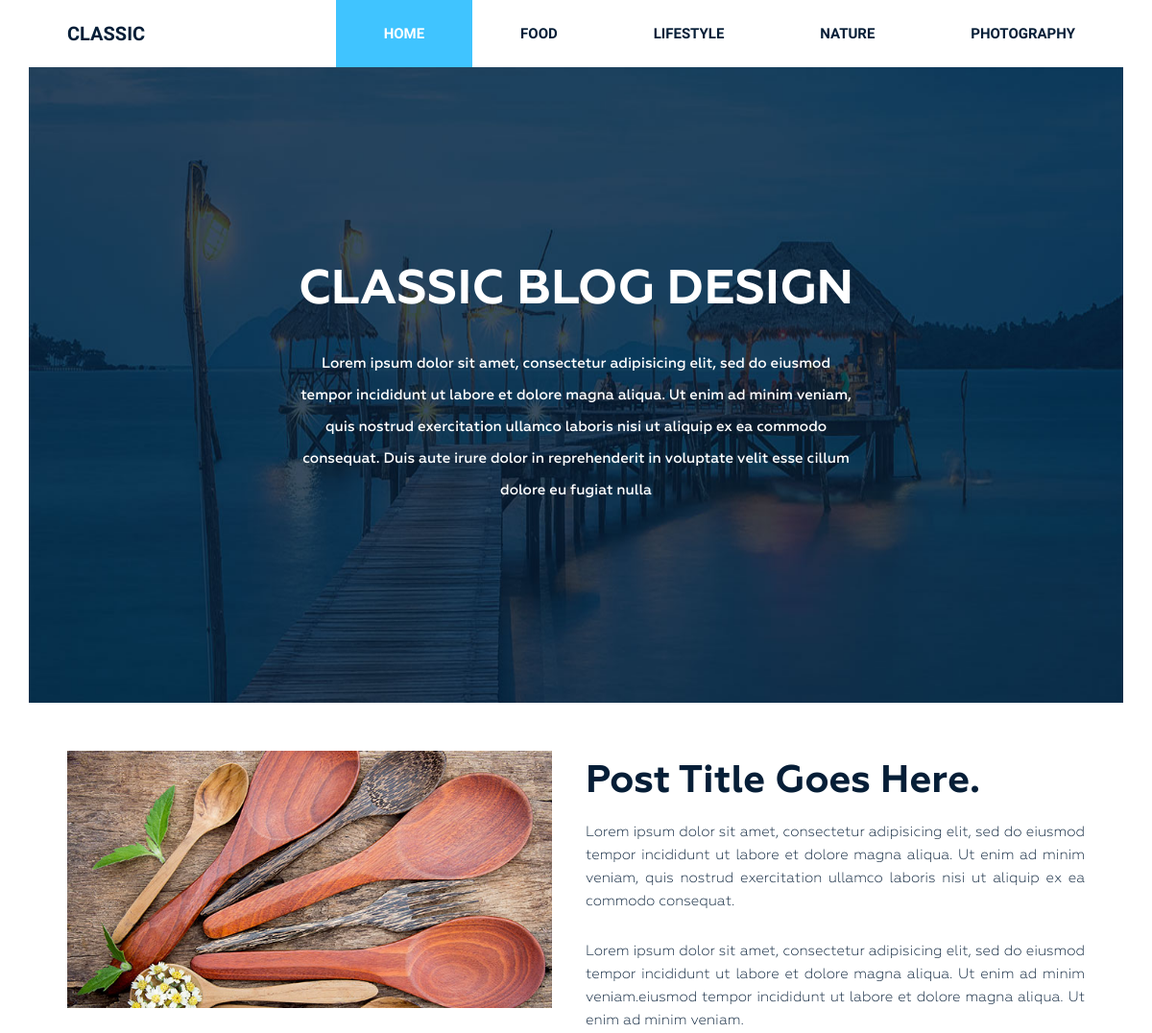
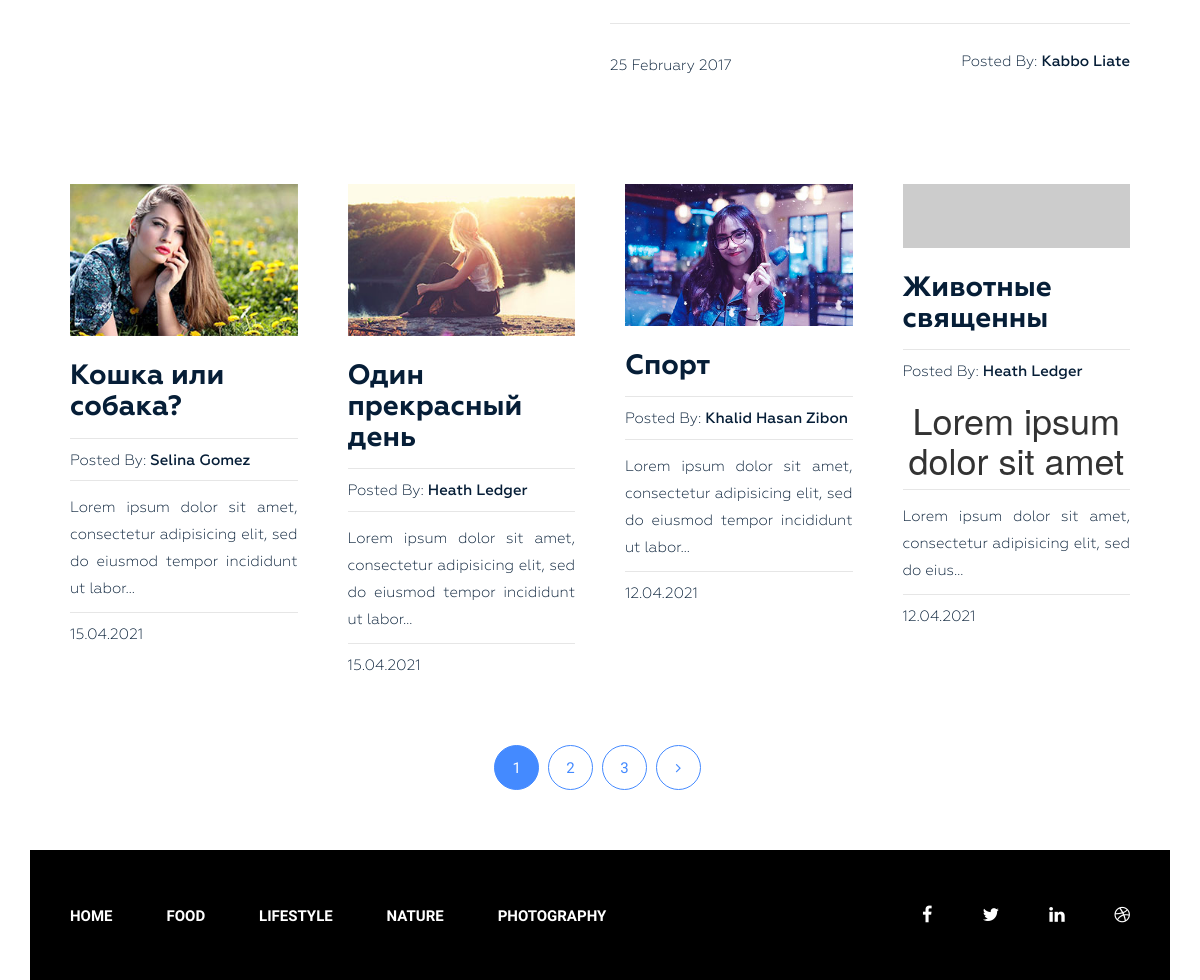
The page / on the database its author committed (2 pictures, top to bottom).
### blog/models.py (models this page shows, shortened)
class Category(models.Model):
    title = models.CharField(max_length=255)
    slug = models.SlugField(max_length=255, verbose_name='Url', unique=True)
    def get_absolute_url(self):
        return reverse('category', kwargs={'slug': self.slug})
    class Meta:
        verbose_name = 'Категория(ю)'
        verbose_name_plural = 'Категории'
        ordering = ['title']

class Post(models.Model):
    title = models.CharField(max_length=255)
    slug = models.SlugField(max_length=255, verbose_name='Url', unique=True)
    author = models.CharField(max_length=100)
    content = models.TextField(blank=True)
    created_at = models.DateTimeField(auto_now_add=True, verbose_name='Опубликовано')
    photo = models.ImageField(upload_to='photos/%Y/%m/%d/', blank=True)
    views = models.IntegerField(default=0, verbose_name='Кол-во просмотров')
    category = models.ForeignKey(Category, on_delete=models.PROTECT, related_name='posts')
    tags = models.ManyToManyField(Tag, blank=True, related_name='posts')
    def get_absolute_url(self):
        return reverse('post', kwargs={'slug': self.slug})
    class Meta:
        verbose_name = 'Статья(ю)'
        verbose_name_plural = 'Статьи'
        ordering = ['-created_at']

### blog/views.py (the view)
# urls.py: path('', Home.as_view(), name='home'),
class Home(ListView):
    model = Post
    template_name = 'blog/index.html'
    context_object_name = 'posts'
    paginate_by = 4
    def get_context_data(self, *, object_list=None, **kwargs):
        context = super().get_context_data(**kwargs)
        context['title'] = 'Classic Blog Design'
        return context

### blog/templatetags/menu.py (called while the page is built)
@register.inclusion_tag('blog/menu_tpl.html')
def show_menu(menu_class='menu'):
    categories = Category.objects.all()
    return {"categories": categories, "menu_class": menu_class}

### blog/templates/blog/index.html (shortened to what this page needs)
{% extends 'base.html' %}
{% load static %}
{% block content %}
    <section class="bg-text-area">
        <div class="container">
            <div class="row">
                <div class="col-md-12">
                    <div class="bg-text">
                        <h3>Classic BLOG Design</h3>
                        <p>Lorem ipsum dolor sit amet, consectetur adipisicing elit, sed do eiusmod tempor incididunt ut
                            labore et dolore magna aliqua. Ut enim ad minim veniam, quis nostrud exercitation ullamco
                            laboris nisi ut aliquip ex ea commodo consequat. Duis aute irure dolor in reprehenderit in
                            voluptate velit esse cillum dolore eu fugiat nulla </p>
                    </div>
                </div>
            </div>
        </div>
    </section>
    <section class="blog-post-area">
        <div class="container">
            <div class="row">
                <div class="blog-post-area-style">
                    <div class="col-md-12">
                        <div class="single-post-big">
                            <div class="big-image">
                                <img src="{% static 'img/post-image1.jpg' %}" alt="">
                            </div>
                            <div class="big-text">
                                <h3><a href="#">Post Title Goes Here.</a></h3>
                                <p>Lorem ipsum dolor sit amet, consectetur adipisicing elit, sed do eiusmod tempor
                                    incididunt ut labore et dolore magna aliqua. Ut enim ad minim veniam, quis nostrud
                                    exercitation ullamco laboris nisi ut aliquip ex ea commodo consequat.</p>
                                <p>Lorem ipsum dolor sit amet, consectetur adipisicing elit, sed do eiusmod tempor
                                    incididunt ut labore et dolore magna aliqua. Ut enim ad minim veniam.eiusmod tempor
                                    incididunt ut labore et dolore magna aliqua. Ut enim ad minim veniam.</p>
                                <h4><span class="date">25 February 2017</span><span class="author">Posted By: <span
                                        class="author-name">Kabbo Liate</span></span>
                                </h4>
                            </div>
                        </div>
                    </div>
                    {% for post in posts %}
                        <div class="col-md-3">
                            <div class="single-post">
                                {% if post.photo %}
                                    <img src="{{ post.photo.url }}" alt="{{ post.title }}">
                                {% else %}
                                    <img src="https://picsum.photos/id/1060/300/201/?blur=2" alt="{{ post.title }}">
                                {% endif %}
                                <h3><a href="{{ post.get_absolute_url }}">{{ post.title }}</a></h3>
                                <h4><span>Posted By: <span class="author-name">{{ post.author }}</span></span>
                                </h4>
                                {{ post.content|truncatechars_html:100|safe }}
                                <h4><span>{{ post.created_at|date:"d.m.Y" }}</span></h4>
                            </div>
                        </div>
                    {% endfor %}
                </div>
            </div>
        </div>
        {% if page_obj.has_other_pages %}
            <div class="pegination">
                <div class="nav-links">
                    {% for p in page_obj.paginator.page_range %}
                        {% if page_obj.number == p %}
                            <span class="page-numbers current">{{ p }}</span>
                        {% elif p > page_obj.number|add:-3 and p < page_obj.number|add:3 %}
                            <a class="page-numbers" href="?page={{ p }}">{{ p }}</a>
                        {% endif %}
                    {% endfor %}
                    {% if page_obj.has_next %}
                        <a class="page-numbers" href="?page={{ page_obj.next_page_number }}"><i
                                class="fa fa-angle-right" aria-hidden="true"></i></a>
                    {% endif %}
                </div>
            </div>
        {% endif %}
    </section>
{% endblock %}

### blog/templates/blog/menu_tpl.html
<div class="{{ menu_class }}">
    <ul>
        <li><a href="{% url 'home' %}">Home</a></li>
        {% for item in categories %}
            <li><a href="{{ item.get_absolute_url }}">{{ item.title }}</a></li>
        {% endfor %}
    </ul>
</div>

### siteblog/static/style.css (style rules this page uses)
.wrapper header.header .menu { margin: 0 }
.wrapper header.header .menu ul { float: right; margin: 0; padding: 0; margin-right: 4px; }
.wrapper header.header .menu ul li { display: inline-block; list-style: outside none none; margin: 0 -4px 0 0; }
.wrapper header.header .menu ul li a { color: rgb(6, 30, 55); font-family: "Raleway", sans-serif; font-size: 15px; font-weight: 600; line-height: 70px; padding: 26px 50px; text-decoration: none; text-transform: uppercase; }
.wrapper header.header .menu ul li.active a { background: #40c4ff; color: #fff; }
.wrapper section.bg-text-area .bg-text { background-image: url(img/bg-iamges.jpg); background-size: 100% 100%; padding: 205px 280px; }
.wrapper section.bg-text-area .bg-text h3 { color: #fff; font-family: Geometria; font-size: 50px; font-weight: 700; text-align: center; text-transform: uppercase; margin: 0; }
.wrapper section.bg-text-area .bg-text p { color: #fff; font-family: Geometria; font-size: 15px; font-weight: 500; line-height: 33px; margin: 32px 0 0; text-align: center; }
section.blog-post-area { margin-top: 50px; }
section.blog-post-area .big-image { float: left; width: 50%; padding-right: 35px; }
section.blog-post-area .big-text { float: right; width: 50%; padding-right: 20px; }
section.blog-post-area img { width: 100%; }
section.blog-post-area .big-text h3 { margin: 10px 0 0; }
section.blog-post-area .big-text h3 a { font-family: Geometria; font-weight: 700; font-size: 40px; color: #061e37; text-decoration: none; }
section.blog-post-area .big-text p { color: #061e37; font-family: Geometria; font-size: 15px; font-weight: 400; line-height: 24px; padding-top: 18px; text-align: justify; text-decoration: none; }
section.blog-post-area .big-text h4 { margin-top: 25px; padding-top: 30px; position: relative; }
section.blog-post-area .big-text h4::before { background: #e6e6e6 none repeat scroll 0 0; content: ""; height: 1px; position: absolute; top: 0; width: 100%; }
section.blog-post-area .single-post { padding-right: 20px; margin: 100px 0px 0px; }
section.blog-post-area h4 span { font-family: Geometria; font-weight: 400; font-size: 15px; color: #061e37; text-decoration: none; }
section.blog-post-area .big-text h4 span.author { float: right }
section.blog-post-area h4 span.author-name { font-weight: 500; }
.blog-post-area .single-post h3 a { font-family: Geometria; font-size: 28px; font-weight: 700; text-decoration: none; color: #061e37; }
.blog-post-area .single-post p { color: #061e37; font-family: Geometria; font-size: 15px; font-weight: 400; line-height: 27px; padding-top: 14px; position: relative; text-align: justify; }
.blog-post-area .single-post h4 { margin-bottom: 12px; padding-top: 10px; position: relative; }
.blog-post-area .single-post h4::before { background: #e6e6e6 none repeat scroll 0 0; content: ""; height: 1px; position: absolute; top: 0; width: 100%; }
.blog-post-area .single-post p::before { background: #e6e6e6 none repeat scroll 0 0; content: ""; height: 1px; position: absolute; top: 0; width: 100%; }
.blog-post-area .single-post h3 { margin: 25px 0 15px; }
.blog-post-area .pegination { margin-top: 60px; margin-bottom: 60px; }
.blog-post-area .pegination .nav-links { margin: 0; padding: 0; text-align: center; }
.blog-post-area .pegination .nav-links .page-numbers { border: 1px solid #448aff; border-radius: 50%; color: #448aff; display: inline-block; font-family: "Roboto", sans-serif; font-size: 15px; font-weight: 400; height: 45px; line-height: 45px; list-style: outside none none; margin-right: 5px; text-align: center; width: 45px; }
.blog-post-area .blog-post-area-style { margin: 0 20px 0 40px; }
.blog-post-area .pegination .nav-links .page-numbers.current { background: #448aff; color: #fff; }
.blog-post-area .pegination .nav-links a { text-decoration: none; }
.wrapper footer.footer .footer-menu { margin: 0 }
.wrapper footer.footer .footer-menu ul { line-height: 130px; margin: 0; padding: 0; }
.wrapper footer.footer .footer-menu ul li { display: inline; list-style: outside none none; margin: 0; padding: 30px 0px; }
.wrapper footer.footer .footer-menu ul li a { color: #fff; font-family: "Raleway", sans-serif; font-size: 15px; font-weight: 600; line-height: 70px; margin-left: 40px; padding: 26px 10px 26px 0; text-decoration: none; text-transform: uppercase; }

### rows shown on the page
Category: title "FOOD"
Category: title "LIFESTYLE"
Category: title "NATURE"
Category: title "PHOTOGRAPHY"
Post: photo (picture), title "Кошка или собака?", author "Selina Gomez", content "Lorem ipsum dolor sit amet, consectetur adipisicing elit, sed do eiusmod tempor incididunt ut labor…", created_at "15.04.2021"
Post: photo (picture), title "Один прекрасный день", author "Heath Ledger", content "Lorem ipsum dolor sit amet, consectetur adipisicing elit, sed do eiusmod tempor incididunt ut labor…", created_at "15.04.2021"
Post: photo (picture), title "Спорт", author "Khalid Hasan Zibon", content "Lorem ipsum dolor sit amet, consectetur adipisicing elit, sed do eiusmod tempor incididunt ut labor…", created_at "12.04.2021"
Post: title "Животные священны", author "Heath Ledger", content "Lorem ipsum dolor sit amet Lorem ipsum dolor sit amet, consectetur adipisicing elit, sed do eius…", created_at "12.04.2021"

### other values the page prints
{{ p }} "1"
{{ p }} "2" "3"
